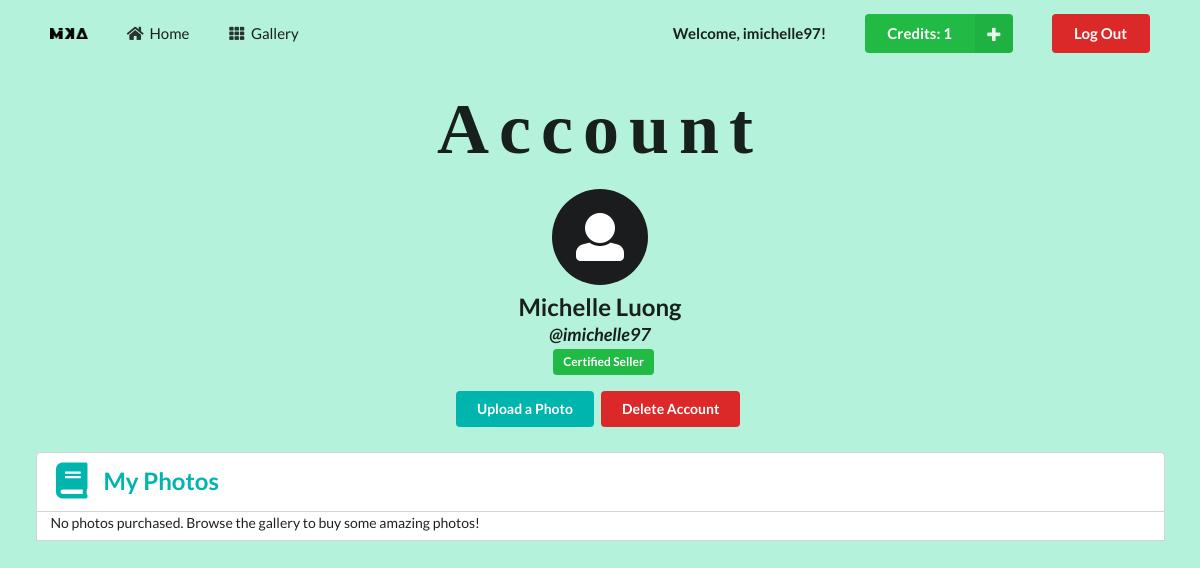
Page /profile.php (signed in) on the earlier database version.
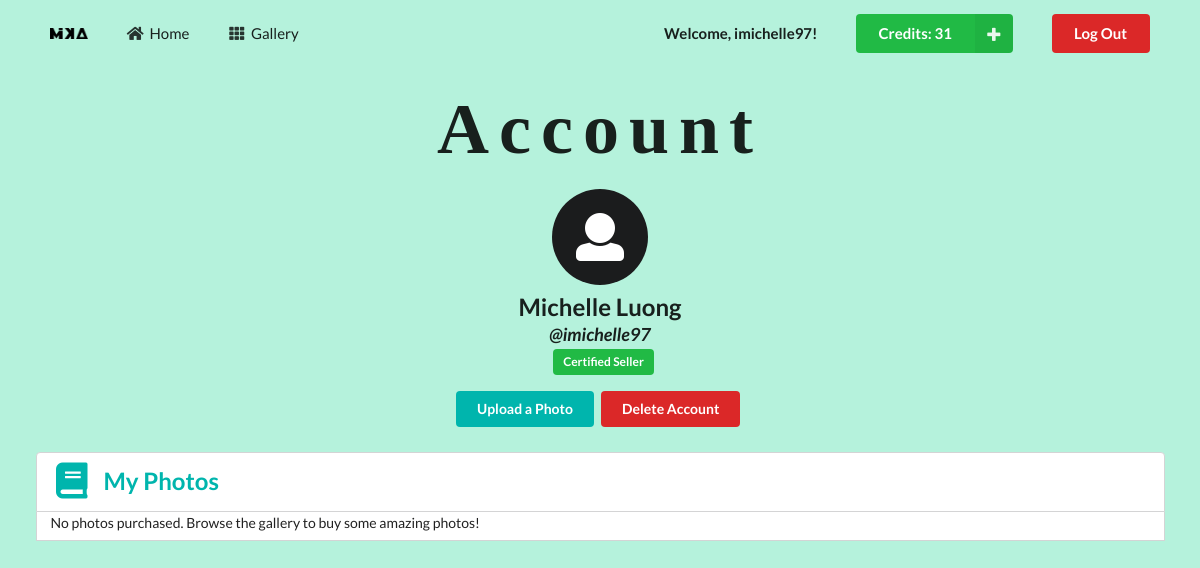
Same page on the later database version.
### tables this page shows
CREATE TABLE `customer` (
  `customerID` int(11) NOT NULL,
  `username` varchar(256) DEFAULT NULL,
  `password` varchar(256) DEFAULT NULL,
  `firstName` varchar(256) DEFAULT NULL,
  `lastName` varchar(256) DEFAULT NULL,
  `userType` varchar(128) DEFAULT NULL,
  `credits` int(11) NOT NULL
);

### profile.php (the view, shortened to what this page needs)
<?php
    include('server.php');
    $username = $_SESSION['username'];
    $userQuery = "SELECT * FROM customer WHERE username='$username';";
    $userResults = mysqli_query($db, $userQuery);
    if(mysqli_num_rows($userResults) == 1) {
        $user = mysqli_fetch_assoc($userResults);
        $firstName = $user['firstName'];
        $lastName = $user['lastName'];
        $userType = $user['userType'];
        $credits = $user['credits'];
    }
?>
<!DOCTYPE html>
<html lang="en">
<head>
    <link rel="stylesheet" type="text/css" href="https://cdnjs.cloudflare.com/ajax/libs/semantic-ui/2.3.3/semantic.css">
    <link rel="stylesheet" type="text/css" href="style.css">
</head>
<body>
    <section id="profile">
        <div id="navbar" class="ui container">
            <div class="ui large secondary menu">
                <div class="logo header item">
                    <img src="assets/images/MikaLogo.png" alt="Logo">
                </div>
                <a class="item" href="profile.php">
                    <i class="home icon"></i>
                    Home
                </a>
                <a class="item" href="gallery.php">
                    <i class="grid layout icon"></i>
                    Gallery
                </a>
                <div class="right menu">
                    <div class="ui item">
                        <p><strong>Welcome, <?php echo $_SESSION['username']; ?>!</strong></p>
                    </div>
                    <form method="post" action="profile.php" class="ui item">
                        <button type="submit" name="add_credits"class="ui right labeled icon green button">
                        <i class="plus icon"></i>
                            Credits: <?php echo $credits ?>
                        </button>
                    </form>
                    <div class="ui item">
                        <a class="ui negative button" href="gallery.php?action=logout">Log Out</a>
                    </div>
                </div>
            </div>
        </div>
        <div class="ui center aligned header">
            <h1>Account</h1>
        </div>
        <div class="ui center aligned container">
            <h2 class="ui center aligned icon header">
                <div class="ui container">
                    <i class="inverted circular user icon"></i>
                    <?php echo $firstName . " " . $lastName ?>
                </div>
                <span><em><h3>@<?php echo $username?></h3></em></span>
                <?php if($userType == 'seller') { ?>
                    <span class="ui green label">Certified Seller</span>
                <?php } ?>
            </h2>
            <div class="ui container">
                <?php if($userType == 'seller') { ?>
                    <div id="uploadButton" class="ui animated teal button" tabindex="0">
                        <div class="visible content">
                            Upload a Photo
                        </div>
                    </div>
                <?php } ?>
                <div id="deleteButton" class="ui animated negative button" tabindex="0">
                    <div class="visible content">
                        Delete Account
                    </div>
                </div>
            </div>
        </div>
        <div class="ui photos center aligned container">
            <h2 class="ui teal top attached left aligned header">
                <i class="book icon"></i>
                <div class="content">
                    My Photos
                </div>
            </h2>
            <div class="ui raised attached segment">
                <div class="ui four center aligned doubling stackable container cards">
                </div>
            </div>
        </div>
    </section>
</body>
</html>

Differences in the rows shown:
changed customer "Michelle": credits "1" → "31"
